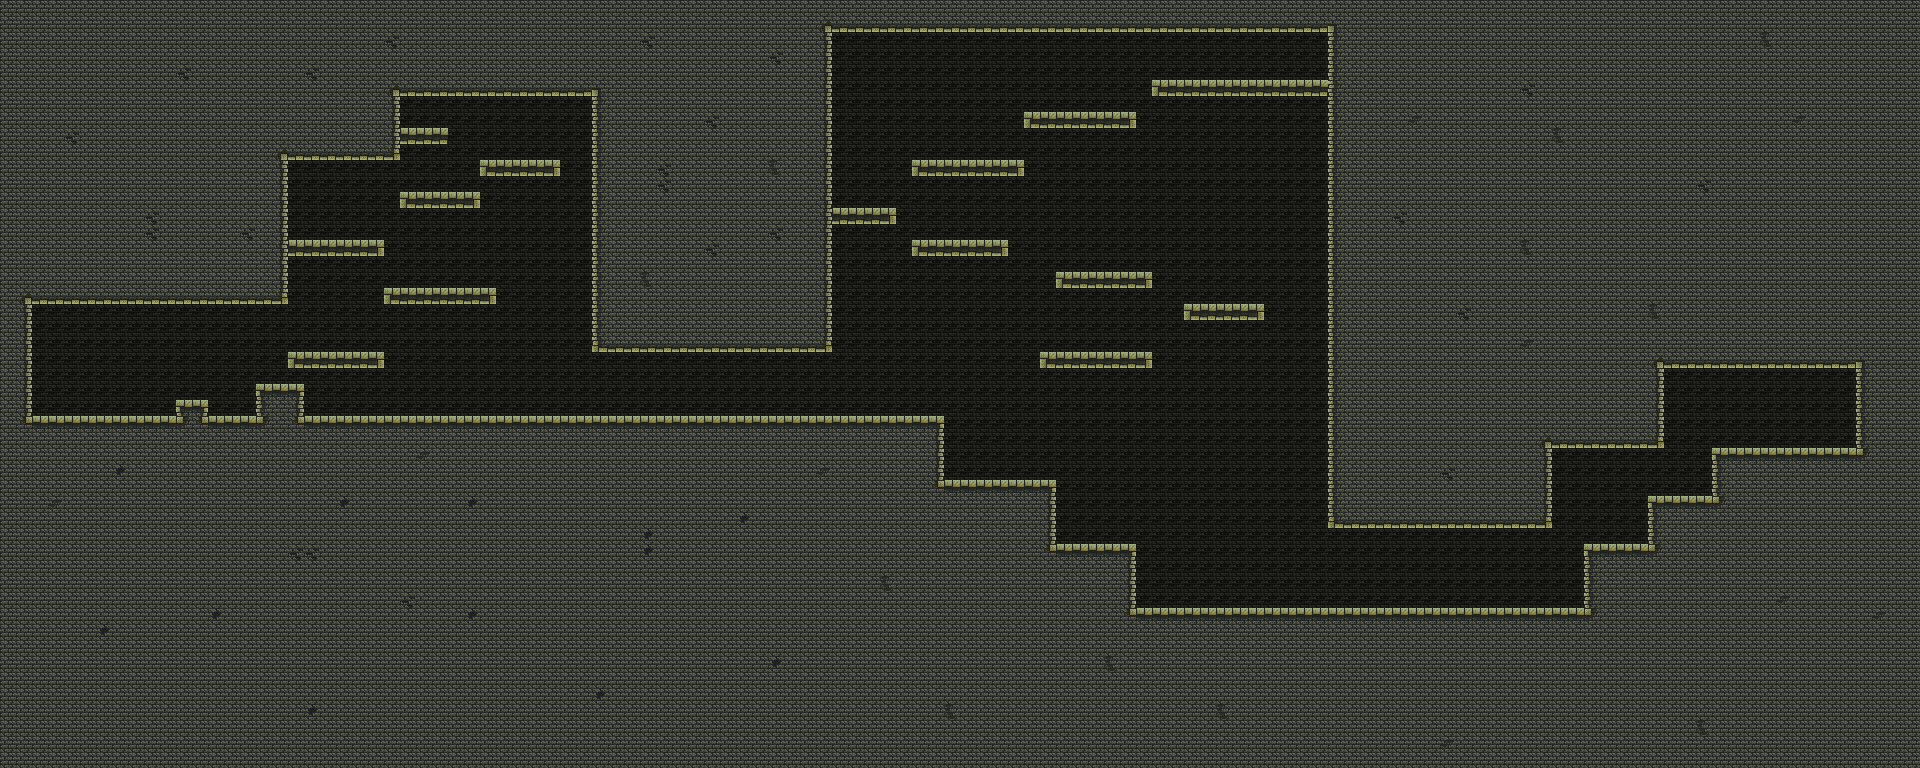

Below is a game level as drawn by its tile map, then a one-line description and the .tmx that defines it (tile-layer data replaced by summaries):
An orthogonal 120x48 tile map with 16x16 px tiles, 2 tile layers (background, Tile Layer 1), 3 tilesets and 33 objects.

<map version="1.2" tiledversion="1.2.4" orientation="orthogonal" renderorder="right-down" width="120" height="48" tilewidth="16" tileheight="16" infinite="0" nextlayerid="7" nextobjectid="68">
 <tileset firstgid="1" name="colored" tilewidth="16" tileheight="16" spacing="1" tilecount="1024" columns="32">
  <image source="../img/tiles/colored_transparent.png" width="543" height="543" />
 </tileset>
 <tileset firstgid="1025" source="objects.tsx" />
 <tileset firstgid="1039" source="Dungeon.tsx" />
 <layer id="6" name="background" width="120" height="48">
  <data>[5760 cells, 5760 non-empty, 1 distinct tile ids]</data>
 </layer>
 <layer id="1" name="Tile Layer 1" width="120" height="48">
  <data>[5760 cells, 4187 non-empty, 22 distinct tile ids]</data>
 </layer>
 <objectgroup id="5" name="upgrades">
  <object id="45" gid="1029" x="1076" y="273" width="19" height="32" />
  <object id="46" gid="1036" x="1289" y="79" width="16" height="16" />
  <object id="67" gid="1029" x="414" y="129" width="19" height="32" />
 </objectgroup>
 <objectgroup id="4" name="reverse">
  <object id="47" gid="1037" x="388" y="197" width="16" height="32" />
  <object id="48" gid="1037" x="479" y="198" width="16" height="32" />
  <object id="49" gid="1037" x="375" y="295" width="16" height="32" />
  <object id="50" gid="1037" x="495" y="296" width="16" height="32" />
  <object id="51" gid="1037" x="291" y="422" width="16" height="32" />
  <object id="52" gid="1037" x="941" y="420" width="16" height="32" />
  <object id="53" gid="1037" x="930" y="486" width="16" height="32" />
  <object id="54" gid="1037" x="1053" y="485" width="16" height="32" />
  <object id="55" gid="1037" x="1126" y="615" width="16" height="32" />
  <object id="56" gid="1037" x="1581" y="616" width="16" height="32" />
  <object id="57" gid="1037" x="1047" y="277" width="16" height="32" />
  <object id="58" gid="1037" x="1149" y="278" width="16" height="32" />
  <object id="59" gid="1037" x="899" y="166" width="16" height="32" />
  <object id="60" gid="1037" x="1018" y="165" width="16" height="32" />
  <object id="61" gid="1037" x="1140" y="86" width="16" height="32" />
  <object id="62" gid="1037" x="1323" y="88" width="16" height="32" />
  <object id="63" gid="1037" x="276" y="360" width="16" height="32" />
  <object id="64" gid="1037" x="377" y="356" width="16" height="32" />
  <object id="65" gid="1037" x="279" y="247" width="16" height="32" />
  <object id="66" gid="1037" x="381" y="245" width="16" height="32" />
 </objectgroup>
 <objectgroup id="3" name="enemies">
  <object id="36" gid="1035" x="440" y="192" width="24" height="40" />
  <object id="37" gid="1035" x="451" y="287" width="24" height="40" />
  <object id="38" gid="1035" x="479" y="416" width="24" height="40" />
  <object id="39" gid="1035" x="660" y="415" width="24" height="40" />
  <object id="40" gid="1035" x="992" y="483" width="24" height="40" />
  <object id="41" gid="1035" x="1112" y="275" width="24" height="40" />
  <object id="42" gid="1035" x="965" y="163" width="24" height="40" />
  <object id="43" gid="1034" x="1241" y="80" width="22" height="47" />
 </objectgroup>
 <objectgroup id="2" name="doors">
  <object id="1" gid="290" x="61" y="417" width="24" height="24" />
  <object id="2" gid="291" x="1808" y="446" width="24" height="24" />
 </objectgroup>
</map>
